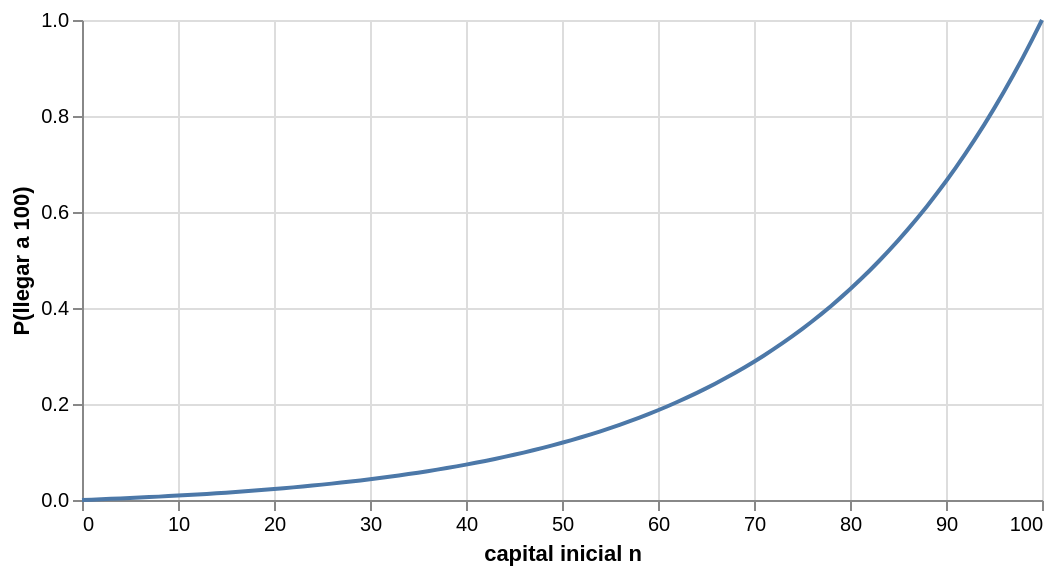

Here is the notebook cell this chart was saved with:
### Markdown cell above
La misma comparación, interactiva (Altair): elige $p$ y observa $A_n$ para $N=100$.

### Code cell
import altair as alt
import pandas as pd

ps = [0.45, 0.47, 0.48, 0.49, 0.495, 0.5, 0.505, 0.51, 0.52, 0.55]
datos = pd.DataFrame([{"p": p, "n": n, "A_n": prob_ganar(n, 100, p)} for p in ps for n in range(101)])
p_sel = alt.param(name="p", value=0.49, bind=alt.binding_select(options=ps, name="p: "))
alt.Chart(datos).mark_line().encode(
    x=alt.X("n:Q", title="capital inicial n"),
    y=alt.Y("A_n:Q", title="P(llegar a 100)", scale=alt.Scale(domain=[0, 1])),
    tooltip=["n", alt.Tooltip("A_n:Q", format=".4f")],
).transform_filter(alt.datum.p == p_sel).add_params(p_sel).properties(width=480, height=240)

### Figure 1 — Vega-Lite specification as saved in the notebook (floating-point values rounded to 4 significant figures; data arrays with more than 128 entries replaced by an {"elided": "..."} marker saying what was removed)
{"config": {"view": {"continuousWidth": 300, "continuousHeight": 300}}, "data": {"name": "data-5487b2c70029d5e49861daf619a86449"}, "mark": {"type": "line"}, "encoding": {"tooltip": [{"field": "n", "type": "quantitative"}, {"field": "A_n", "format": ".4f", "type": "quantitative"}], "x": {"field": "n", "title": "capital inicial n", "type": "quantitative"}, "y": {"field": "A_n", "scale": {"domain": [0, 1]}, "title": "P(llegar a 100)", "type": "quantitative"}}, "height": 240, "params": [{"name": "p", "bind": {"input": "select", "options": [0.45, 0.47, 0.48, 0.49, 0.495, 0.5, 0.505, 0.51, 0.52, 0.55], "name": "p: "}, "value": 0.49}], "transform": [{"filter": "(datum.p === p)"}], "width": 480, "$schema": "https://vega.github.io/schema/vega-lite/v6.4.1.json", "datasets": {"data-5487b2c70029d5e49861daf619a86449": {"elided": "1010 records"}}}
